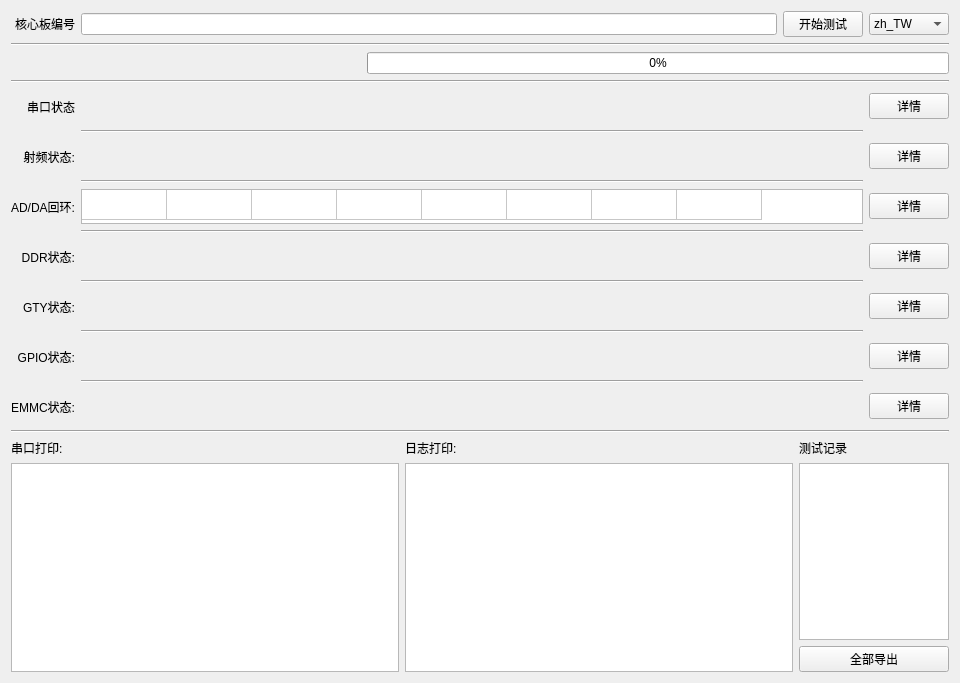
<?xml version="1.0" encoding="UTF-8"?>
<ui version="4.0">
 <class>CorePackTest</class>
 <widget class="QWidget" name="CorePackTest">
  <property name="geometry">
   <rect>
    <x>0</x>
    <y>0</y>
    <width>960</width>
    <height>683</height>
   </rect>
  </property>
  <property name="windowTitle">
   <string>Form</string>
  </property>
  <layout class="QGridLayout" name="gridLayout_2">
   <item row="0" column="0">
    <layout class="QGridLayout" name="gridLayout">
     <item row="2" column="0" rowspan="2" colspan="4">
      <layout class="QGridLayout" name="gridLayout_3">
       <item row="0" column="1">
        <widget class="QProgressBar" name="bar_process">
         <property name="maximumSize">
          <size>
           <width>16777215</width>
           <height>16777215</height>
          </size>
         </property>
         <property name="value">
          <number>0</number>
         </property>
        </widget>
       </item>
       <item row="0" column="0">
        <widget class="QLabel" name="label_run_state">
         <property name="sizePolicy">
          <sizepolicy hsizetype="Expanding" vsizetype="Preferred">
           <horstretch>0</horstretch>
           <verstretch>0</verstretch>
          </sizepolicy>
         </property>
         <property name="maximumSize">
          <size>
           <width>350</width>
           <height>16777215</height>
          </size>
         </property>
         <property name="text">
          <string/>
         </property>
         <property name="alignment">
          <set>Qt::AlignRight|Qt::AlignTrailing|Qt::AlignVCenter</set>
         </property>
        </widget>
       </item>
      </layout>
     </item>
     <item row="5" column="3">
      <widget class="QPushButton" name="btn_serial_detial">
       <property name="text">
        <string>详情</string>
       </property>
      </widget>
     </item>
     <item row="13" column="1" colspan="2">
      <widget class="QLabel" name="label_status_gty">
       <property name="minimumSize">
        <size>
         <width>0</width>
         <height>35</height>
        </size>
       </property>
       <property name="text">
        <string/>
       </property>
      </widget>
     </item>
     <item row="15" column="1" colspan="2">
      <widget class="QLabel" name="label_status_gpio">
       <property name="minimumSize">
        <size>
         <width>0</width>
         <height>35</height>
        </size>
       </property>
       <property name="text">
        <string/>
       </property>
      </widget>
     </item>
     <item row="6" column="1" colspan="2">
      <widget class="Line" name="line_8">
       <property name="orientation">
        <enum>Qt::Horizontal</enum>
       </property>
      </widget>
     </item>
     <item row="17" column="3">
      <widget class="QPushButton" name="btn_emmc_detial">
       <property name="text">
        <string>详情</string>
       </property>
      </widget>
     </item>
     <item row="9" column="0">
      <widget class="QLabel" name="label_4">
       <property name="text">
        <string>AD/DA回环:</string>
       </property>
       <property name="alignment">
        <set>Qt::AlignRight|Qt::AlignTrailing|Qt::AlignVCenter</set>
       </property>
      </widget>
     </item>
     <item row="5" column="1" colspan="2">
      <widget class="QLabel" name="label_status_serial">
       <property name="sizePolicy">
        <sizepolicy hsizetype="Preferred" vsizetype="Preferred">
         <horstretch>0</horstretch>
         <verstretch>0</verstretch>
        </sizepolicy>
       </property>
       <property name="minimumSize">
        <size>
         <width>0</width>
         <height>35</height>
        </size>
       </property>
       <property name="text">
        <string/>
       </property>
      </widget>
     </item>
     <item row="17" column="0">
      <widget class="QLabel" name="label_8">
       <property name="text">
        <string>EMMC状态:</string>
       </property>
       <property name="alignment">
        <set>Qt::AlignRight|Qt::AlignTrailing|Qt::AlignVCenter</set>
       </property>
      </widget>
     </item>
     <item row="17" column="1" colspan="2">
      <widget class="QLabel" name="label_status_emmc">
       <property name="minimumSize">
        <size>
         <width>0</width>
         <height>35</height>
        </size>
       </property>
       <property name="text">
        <string/>
       </property>
      </widget>
     </item>
     <item row="7" column="3">
      <widget class="QPushButton" name="btn_rf_detial">
       <property name="text">
        <string>详情</string>
       </property>
      </widget>
     </item>
     <item row="15" column="0">
      <widget class="QLabel" name="label_7">
       <property name="text">
        <string>GPIO状态:</string>
       </property>
       <property name="alignment">
        <set>Qt::AlignRight|Qt::AlignTrailing|Qt::AlignVCenter</set>
       </property>
      </widget>
     </item>
     <item row="9" column="1" colspan="2">
      <widget class="QTableWidget" name="table_status_chnl">
       <property name="sizePolicy">
        <sizepolicy hsizetype="Expanding" vsizetype="Expanding">
         <horstretch>0</horstretch>
         <verstretch>0</verstretch>
        </sizepolicy>
       </property>
       <property name="minimumSize">
        <size>
         <width>0</width>
         <height>35</height>
        </size>
       </property>
       <property name="maximumSize">
        <size>
         <width>16777215</width>
         <height>35</height>
        </size>
       </property>
       <property name="editTriggers">
        <set>QAbstractItemView::NoEditTriggers</set>
       </property>
       <property name="rowCount">
        <number>1</number>
       </property>
       <property name="columnCount">
        <number>8</number>
       </property>
       <attribute name="horizontalHeaderVisible">
        <bool>false</bool>
       </attribute>
       <attribute name="horizontalHeaderMinimumSectionSize">
        <number>24</number>
       </attribute>
       <attribute name="horizontalHeaderDefaultSectionSize">
        <number>85</number>
       </attribute>
       <attribute name="verticalHeaderVisible">
        <bool>false</bool>
       </attribute>
       <attribute name="verticalHeaderHighlightSections">
        <bool>true</bool>
       </attribute>
       <row/>
       <column/>
       <column/>
       <column/>
       <column/>
       <column/>
       <column/>
       <column/>
       <column/>
      </widget>
     </item>
     <item row="14" column="1" colspan="2">
      <widget class="Line" name="line_4">
       <property name="orientation">
        <enum>Qt::Horizontal</enum>
       </property>
      </widget>
     </item>
     <item row="13" column="0">
      <widget class="QLabel" name="label_6">
       <property name="text">
        <string>GTY状态:</string>
       </property>
       <property name="alignment">
        <set>Qt::AlignRight|Qt::AlignTrailing|Qt::AlignVCenter</set>
       </property>
      </widget>
     </item>
     <item row="11" column="0">
      <widget class="QLabel" name="label_5">
       <property name="text">
        <string>DDR状态:</string>
       </property>
       <property name="alignment">
        <set>Qt::AlignRight|Qt::AlignTrailing|Qt::AlignVCenter</set>
       </property>
      </widget>
     </item>
     <item row="9" column="3">
      <widget class="QPushButton" name="btn_chnl_detial">
       <property name="text">
        <string>详情</string>
       </property>
      </widget>
     </item>
     <item row="0" column="0">
      <widget class="QLabel" name="label">
       <property name="text">
        <string>核心板编号</string>
       </property>
       <property name="alignment">
        <set>Qt::AlignRight|Qt::AlignTrailing|Qt::AlignVCenter</set>
       </property>
      </widget>
     </item>
     <item row="16" column="1" colspan="2">
      <widget class="Line" name="line_3">
       <property name="orientation">
        <enum>Qt::Horizontal</enum>
       </property>
      </widget>
     </item>
     <item row="13" column="3">
      <widget class="QPushButton" name="btn_gty_detial">
       <property name="text">
        <string>详情</string>
       </property>
      </widget>
     </item>
     <item row="11" column="3">
      <widget class="QPushButton" name="btn_ddr_detial">
       <property name="text">
        <string>详情</string>
       </property>
      </widget>
     </item>
     <item row="15" column="3">
      <widget class="QPushButton" name="btn_gpio_detial">
       <property name="text">
        <string>详情</string>
       </property>
      </widget>
     </item>
     <item row="7" column="1" colspan="2">
      <widget class="QLabel" name="label_status_rf">
       <property name="minimumSize">
        <size>
         <width>0</width>
         <height>35</height>
        </size>
       </property>
       <property name="text">
        <string/>
       </property>
      </widget>
     </item>
     <item row="1" column="0" colspan="4">
      <widget class="Line" name="line">
       <property name="sizePolicy">
        <sizepolicy hsizetype="Minimum" vsizetype="Fixed">
         <horstretch>0</horstretch>
         <verstretch>0</verstretch>
        </sizepolicy>
       </property>
       <property name="orientation">
        <enum>Qt::Horizontal</enum>
       </property>
      </widget>
     </item>
     <item row="8" column="1" colspan="2">
      <widget class="Line" name="line_7">
       <property name="orientation">
        <enum>Qt::Horizontal</enum>
       </property>
      </widget>
     </item>
     <item row="0" column="3">
      <widget class="QComboBox" name="select_language">
       <item>
        <property name="text">
         <string>zh_TW</string>
        </property>
       </item>
       <item>
        <property name="text">
         <string>zh_CN</string>
        </property>
       </item>
      </widget>
     </item>
     <item row="10" column="1" colspan="2">
      <widget class="Line" name="line_6">
       <property name="orientation">
        <enum>Qt::Horizontal</enum>
       </property>
      </widget>
     </item>
     <item row="12" column="1" colspan="2">
      <widget class="Line" name="line_5">
       <property name="orientation">
        <enum>Qt::Horizontal</enum>
       </property>
      </widget>
     </item>
     <item row="0" column="2">
      <widget class="QPushButton" name="btn_start">
       <property name="text">
        <string>开始测试</string>
       </property>
      </widget>
     </item>
     <item row="5" column="0">
      <widget class="QLabel" name="label_13">
       <property name="text">
        <string>串口状态</string>
       </property>
       <property name="alignment">
        <set>Qt::AlignRight|Qt::AlignTrailing|Qt::AlignVCenter</set>
       </property>
      </widget>
     </item>
     <item row="0" column="1">
      <widget class="QLineEdit" name="edit_pack_number"/>
     </item>
     <item row="7" column="0">
      <widget class="QLabel" name="label_2">
       <property name="text">
        <string>射频状态:</string>
       </property>
       <property name="alignment">
        <set>Qt::AlignRight|Qt::AlignTrailing|Qt::AlignVCenter</set>
       </property>
      </widget>
     </item>
     <item row="11" column="1" colspan="2">
      <widget class="QLabel" name="label_status_ddr">
       <property name="minimumSize">
        <size>
         <width>0</width>
         <height>35</height>
        </size>
       </property>
       <property name="text">
        <string/>
       </property>
      </widget>
     </item>
     <item row="4" column="0" colspan="4">
      <widget class="Line" name="line_9">
       <property name="orientation">
        <enum>Qt::Horizontal</enum>
       </property>
      </widget>
     </item>
    </layout>
   </item>
   <item row="2" column="0">
    <layout class="QGridLayout" name="gridLayout_4">
     <item row="0" column="0">
      <widget class="QLabel" name="label_3">
       <property name="text">
        <string>串口打印:</string>
       </property>
      </widget>
     </item>
     <item row="1" column="2">
      <widget class="QListWidget" name="list_test_history">
       <property name="maximumSize">
        <size>
         <width>150</width>
         <height>16777215</height>
        </size>
       </property>
      </widget>
     </item>
     <item row="0" column="2">
      <widget class="QLabel" name="label_10">
       <property name="text">
        <string>测试记录</string>
       </property>
      </widget>
     </item>
     <item row="0" column="1">
      <widget class="QLabel" name="label_9">
       <property name="text">
        <string>日志打印:</string>
       </property>
      </widget>
     </item>
     <item row="2" column="2">
      <widget class="QPushButton" name="btn_output">
       <property name="text">
        <string>全部导出</string>
       </property>
      </widget>
     </item>
     <item row="1" column="1" rowspan="2">
      <widget class="QTextBrowser" name="text_log_print">
       <property name="maximumSize">
        <size>
         <width>16777215</width>
         <height>16777215</height>
        </size>
       </property>
      </widget>
     </item>
     <item row="1" column="0" rowspan="2">
      <widget class="QTextBrowser" name="text_serial_print">
       <property name="minimumSize">
        <size>
         <width>0</width>
         <height>0</height>
        </size>
       </property>
       <property name="maximumSize">
        <size>
         <width>16777215</width>
         <height>16777215</height>
        </size>
       </property>
      </widget>
     </item>
    </layout>
   </item>
   <item row="1" column="0">
    <widget class="Line" name="line_2">
     <property name="orientation">
      <enum>Qt::Horizontal</enum>
     </property>
    </widget>
   </item>
  </layout>
 </widget>
 <resources/>
 <connections/>
</ui>
